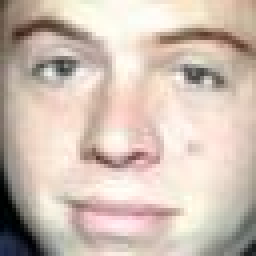
#> input picture dataa/non_smile/Adam_Rich_0001.jpg, 64 x 64 px (shown 4 times larger); its folder holds 4 pictures in this run
$ jupyter execute --allow-errors 'smile please.ipynb'   (shell and % lines are left out)
#> lines starting #> are read from the running program, lines starting #| are printed output that depends on the picture
[cell 1]
import glob

[cell 2]
from PIL import Image

[cell 3]
import numpy as np

[cell 4]
import matplotlib.pyplot as plt

[cell 5]
from sklearn.utils import shuffle

[cell 6]
from sklearn.model_selection import train_test_split

[cell 7]
from sklearn.linear_model import LogisticRegression

[cell 8]
from sklearn.metrics import accuracy_score, confusion_matrix, classification_report

[cell 9]
from sklearn.model_selection import StratifiedKFold, GridSearchCV

[cell 10]
no_smile = glob.glob(r"C:\Users\HARI PRASANTH K\Documents\smile stakler\dataa\non_smile\*.jpg")

[cell 11]
smile = glob.glob(r"C:\Users\HARI PRASANTH K\Documents\smile stakler\dataa\smile\*.jpg")
test = glob.glob(r"C:\Users\HARI PRASANTH K\Documents\smile stakler\dataa\test\*.jpg")
sample = glob.glob(r"C:\Users\HARI PRASANTH K\Documents\smile stakler\dataa\thala\*.jpg")

[cell 12]
len(smile),len(no_smile),len(test)

#> (a cell that did not finish here is left out)

#> (a cell that did not finish here is left out)

#> (a cell that did not finish here is left out)

#> (a cell that did not finish here is left out)

[cell 17]
plt.figure(figsize=(15, 15))
#> (the rest of this cell did not finish here and is left out)

[cell 18]
data=[]
labels=[]

[cell 19]
# Load Non-Smiling Images
for img_name in no_smile:
    img = Image.open(img_name).convert("L")  # Convert to grayscale
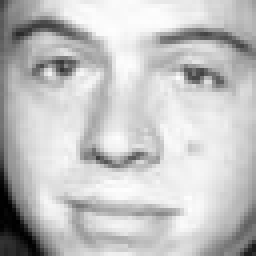
#> img: PIL image 64x64 L (shown 4 times larger); min 1, max 254, mean 194
    img_array = np.array(img).flatten()  # Flatten to 1D array
#> img_array = 4096 values, max 254 at index 475, min 1 at index 3008, mean 194
    data.append(img_array)
    labels.append(0)  # 0 = Non-Smiling
#> pass 2 of the loop `for img_name in no_smile:`:
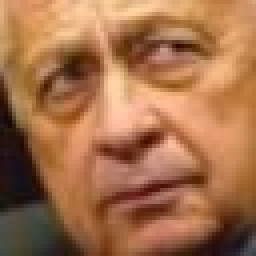
#> input picture dataa/non_smile/Ariel_Sharon_0013.jpg, 64 x 64 px (shown 4 times larger)
#> `img = Image.open(img_name).convert("L")`:
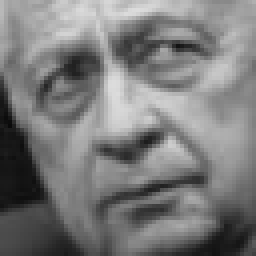
#> img: PIL image 64x64 L (shown 4 times larger); min 10, max 220, mean 123.1
#> img_array = 4096 values, max 220 at index 162, min 10 at index 1986, mean 123.1
#> pass 3 of the loop `for img_name in no_smile:`:
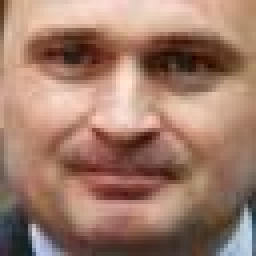
#> input picture dataa/non_smile/Charles_Ingram_0001.jpg, 64 x 64 px (shown 4 times larger)
#> `img = Image.open(img_name).convert("L")`:
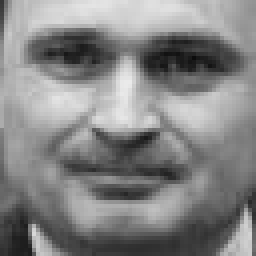
#> img: PIL image 64x64 L (shown 4 times larger); min 12, max 234, mean 132.5
#> img_array = 4096 values, max 234 at index 1311, min 12 at index 944, mean 132.5
#> the loop made 4 passes; the first 3 are shown
